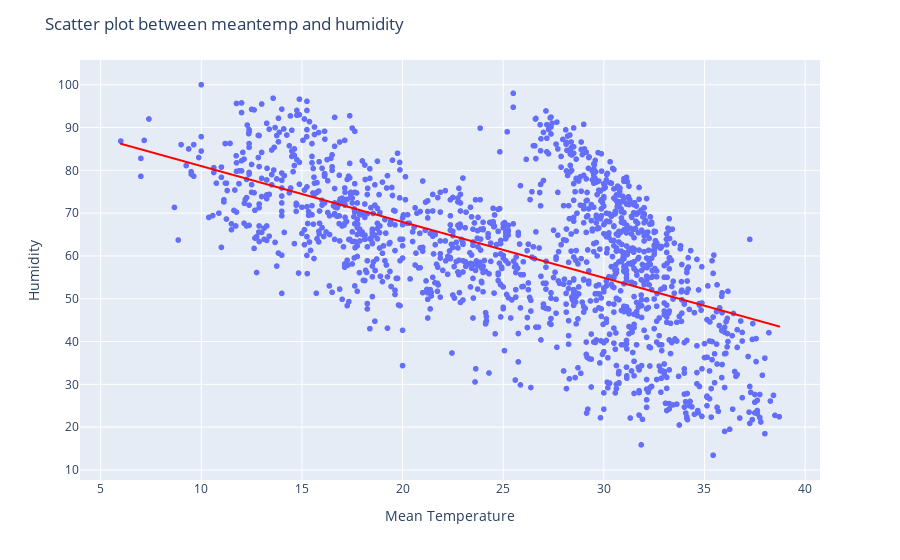

This figure's notebook cell:
### Code cell
# Create the scatter plot with color based on 'humidity'
fig = px.scatter(df, x='meantemp', y='humidity', 
                 trendline='ols', trendline_color_override='red')

fig.update_layout(title='Scatter plot between meantemp and humidity',
                  xaxis_title='Mean Temperature',
                  yaxis_title='Humidity')

fig.show()

### Figure 1 — Plotly figure (JSON) as saved in the notebook; plotly's stock layout.template omitted (floating-point values rounded to 4 significant figures; data arrays with more than 128 entries replaced by an {"elided": "..."} marker saying what was removed)
{"data": [{"hovertemplate": "meantemp=%{x}<br>humidity=%{y}<extra></extra>", "legendgroup": "", "marker": {"color": "#636efa", "symbol": "circle"}, "mode": "markers", "name": "", "showlegend": false, "type": "scattergl", "x": {"elided": "1462 float values"}, "xaxis": "x", "y": {"elided": "1462 float values"}, "yaxis": "y"}, {"hovertemplate": "<b>OLS trendline</b><br>humidity = -1.30529 * meantemp + 94.0508<br>R<sup>2</sup>=0.327128<br><br>meantemp=%{x}<br>humidity=%{y} <b>(trend)</b><extra></extra>", "legendgroup": "", "line": {"color": "red"}, "marker": {"color": "#636efa", "symbol": "circle"}, "mode": "lines", "name": "", "showlegend": false, "type": "scattergl", "x": {"elided": "1462 float values"}, "xaxis": "x", "y": {"elided": "1462 float values"}, "yaxis": "y"}], "layout": {"legend": {"tracegroupgap": 0}, "margin": {"t": 60}, "title": {"text": "Scatter plot between meantemp and humidity"}, "xaxis": {"anchor": "y", "domain": [0, 1], "title": {"text": "Mean Temperature"}}, "yaxis": {"anchor": "x", "domain": [0, 1], "title": {"text": "Humidity"}}}}
